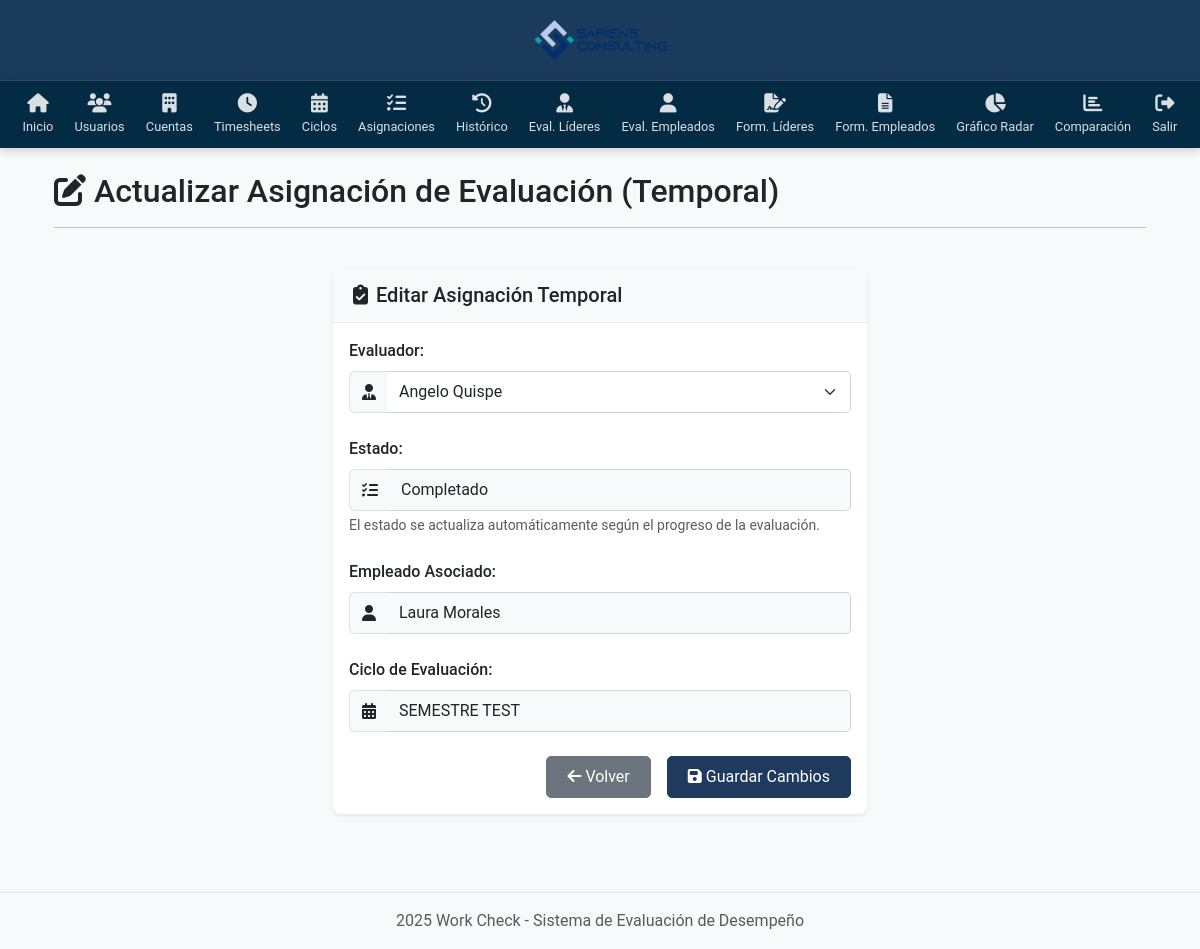
Screenshot of /temp_assignments/update/41/ (signed in) with the database file from the repository.
### System/models.py (models this page shows)
class Temp_EvaluationAssignment(models.Model):
    evaluator = models.ForeignKey(Usuario, on_delete=models.CASCADE, related_name='temp_evaluator_assignments')
    employee = models.ForeignKey(Usuario, on_delete=models.CASCADE, related_name='temp_employee_assignments')
    status = models.CharField(max_length=50)
    created_at = models.DateTimeField(auto_now_add=True)
    summary = models.ForeignKey(Summary, on_delete=models.CASCADE, null=True, blank=True)
    evaluation_details = models.ForeignKey(EvaluationDetails, on_delete=models.CASCADE, null=True, blank=True)
    evaluation_cycle = models.CharField(max_length=50)

class Usuario(models.Model):
    first_name = models.CharField(max_length=50)
    middle_name = models.CharField(max_length=50, blank=True, null=True)
    last_name = models.CharField(max_length=50)
    second_last_name = models.CharField(max_length=50, blank=True, null=True)
    user_type = models.CharField(max_length=50)
    position = models.ForeignKey(Position, on_delete=models.PROTECT)

### System/views.py (the view)
# urls.py: path('temp_assignments/update/<int:assignment_id>/', views.update_temp_evaluation_assignment, name='update_temp_assignment'),
@login_required
def update_temp_evaluation_assignment(request, assignment_id):
    try:
        assignment = Temp_EvaluationAssignment.objects.get(id=assignment_id)
    except Temp_EvaluationAssignment.DoesNotExist:
        return redirect('list_temp_assignments')
    evaluators = Usuario.objects.filter(user_type__in=["Lider", "Gerente"])
    if request.method == 'POST':
        evaluator_id = request.POST.get('evaluator')
        assignment.evaluator_id = evaluator_id
        assignment.save()
        return redirect('list_temp_assignments')
    return render(request, 'System/update_temp_evaluation_assignment.html', {
        'assignment': assignment,
        'evaluators': evaluators
    })

### System/views.py (called while the page is built)
def login_required(view_func):
    @wraps(view_func)
    def wrapped_view(request, *args, **kwargs):
        if not request.session.get('user_id'):
            return redirect('login')
        return view_func(request, *args, **kwargs)
    return wrapped_view

### System/templates/System/update_temp_evaluation_assignment.html (shortened to what this page needs)
{% extends 'System/base.html' %}
{% load static %}
{% block content %}
<div class="container">
    <div class="row mb-4">
        <div class="col-12">
            <div class="d-flex align-items-center">
                <h2 class="mb-0"><i class="fas fa-edit me-2"></i>Actualizar Asignación de Evaluación (Temporal)</h2>
            </div>
            <hr class="mt-3">
        </div>
    </div>
    <div class="row">
        <div class="col-md-8 col-lg-6 mx-auto">
            <div class="card shadow-sm">
                <div class="card-header bg-light">
                    <h5 class="card-title mb-0"><i class="fas fa-clipboard-check me-2"></i>Editar Asignación Temporal</h5>
                </div>
                <div class="card-body">
                    <form method="post">
                        <div class="mb-4">
                            <label for="evaluator" class="form-label">Evaluador:</label>
                            <div class="input-group">
                                <span class="input-group-text"><i class="fas fa-user-tie"></i></span>
                                <select class="form-select" id="evaluator" name="evaluator" required>
                                    {% for eva in evaluators %}
                                        <option value="{{ eva.id }}" {% if eva.id == assignment.evaluator.id %}selected{% endif %}>
                                            {{ eva.first_name }} {{ eva.last_name }}
                                        </option>
                                    {% endfor %}
                                </select>
                            </div>
                        </div>
                        <div class="mb-4">
                            <label class="form-label">Estado:</label>
                            <div class="input-group">
                                <span class="input-group-text"><i class="fas fa-tasks"></i></span>
                                <input type="text" class="form-control" value="{{ assignment.status }}" readonly>
                            </div>
                            <div class="form-text text-muted">
                                El estado se actualiza automáticamente según el progreso de la evaluación.
                            </div>
                        </div>
                        <div class="mb-4">
                            <label class="form-label">Empleado Asociado:</label>
                            <div class="input-group">
                                <span class="input-group-text"><i class="fas fa-user"></i></span>
                                <input type="text" class="form-control" value="{{ assignment.employee.first_name }} {{ assignment.employee.last_name }}" readonly>
                            </div>
                        </div>
                        <div class="mb-4">
                            <label class="form-label">Ciclo de Evaluación:</label>
                            <div class="input-group">
                                <span class="input-group-text"><i class="fas fa-calendar-alt"></i></span>
                                <input type="text" class="form-control" value="{{ assignment.evaluation_cycle }}" readonly>
                            </div>
                        </div>
                        <div class="d-grid gap-2 d-md-flex justify-content-md-end mt-4">
                            <a href="{% url 'list_temp_assignments' %}" class="btn btn-secondary me-md-2">
                                <i class="fas fa-arrow-left me-1"></i>Volver
                            </a>
                            <button type="submit" class="btn btn-primary">
                                <i class="fas fa-save me-1"></i>Guardar Cambios
                            </button>
                        </div>
                    </form>
                </div>
            </div>
        </div>
    </div>
</div>
{% endblock %}

### System/static/css/styles.css (style rules this page uses)
body { font-family: 'Roboto', Arial, sans-serif; min-height: 100vh; display: flex; flex-direction: column; background-color: #f8f9fa; margin: 0; padding: 0; }
.container { flex: 1; }
.card { border: none; border-radius: 8px; box-shadow: 0 4px 12px rgba(0, 0, 0, 0.05); transition: transform 0.3s, box-shadow 0.3s; margin-bottom: 20px; }
.card-header { background-color: #f8f9fa; border-bottom: 1px solid rgba(0, 0, 0, 0.05); font-weight: 600; }
.btn { border-radius: 5px; padding: 0.5rem 1.25rem; transition: all 0.3s; }
.btn-primary { background-color: #1f3a5f; border-color: #1f3a5f; }
.form-control, .form-select { border-radius: 5px; border: 1px solid #ced4da; padding: 0.5rem 0.75rem; transition: border-color 0.15s ease-in-out, box-shadow 0.15s ease-in-out; }
.form-label { font-weight: 500; margin-bottom: 0.5rem; }

### System/templates/System/update_temp_evaluation_assignment.html (style rules this page uses)
.card { border-radius: 8px; overflow: hidden; margin-bottom: 30px; border: none; }
.card-header { border-bottom: 1px solid rgba(0, 0, 0, 0.05); padding: 15px 20px; }
.btn-primary { background-color: #1f3a5f; border-color: #1f3a5f; }
.input-group-text { background-color: #f8f9fa; border-right: none; }
.input-group .form-control, .input-group .form-select { border-left: none; }
.form-control[readonly] { background-color: #f8f9fa; opacity: 1; }

### rows the page displays
Temp_EvaluationAssignment: evaluator "Angelo Quispe", status "Completado", employee.first_name "Laura Morales", evaluation_cycle "SEMESTRE TEST"
